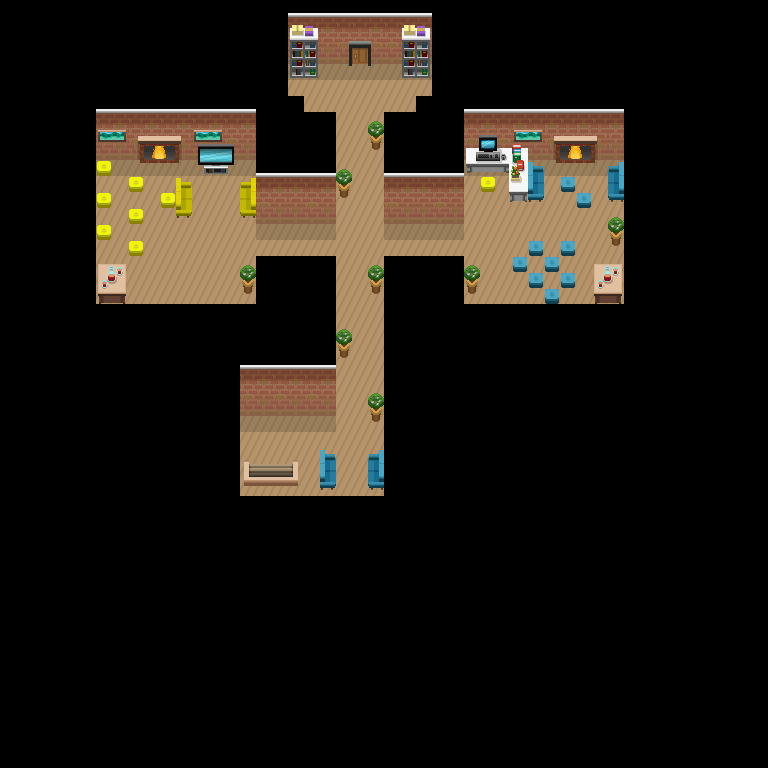

Rendered tile map (Tiled .tmx) drawn with the repository's tilesets; below, a short description and the map source with its tile grids summarised:
An orthogonal 48x48 tile map with 16x16 px tiles, 4 tile layers (Base, Base 2, Collision, Above).

<map version="1.0" orientation="orthogonal" width="48" height="48" tilewidth="16" tileheight="16">
 <tileset firstgid="1" name="indoor_tiles" tilewidth="16" tileheight="16">
  <image source="indoor_tiles.png" width="512" height="496" />
 </tileset>
 <layer name="Base" width="48" height="48">
  <data>[2304 cells, 2304 non-empty, 2 distinct tile ids]</data>
 </layer>
 <layer name="Base 2" width="48" height="48">
  <data>[2304 cells, 20 non-empty, 20 distinct tile ids]</data>
 </layer>
 <layer name="Collision" width="48" height="48">
  <data>[2304 cells, 2023 non-empty, 54 distinct tile ids]</data>
 </layer>
 <layer name="Above" width="48" height="48">
  <data>[2304 cells, 109 non-empty, 41 distinct tile ids]</data>
 </layer>
</map>
